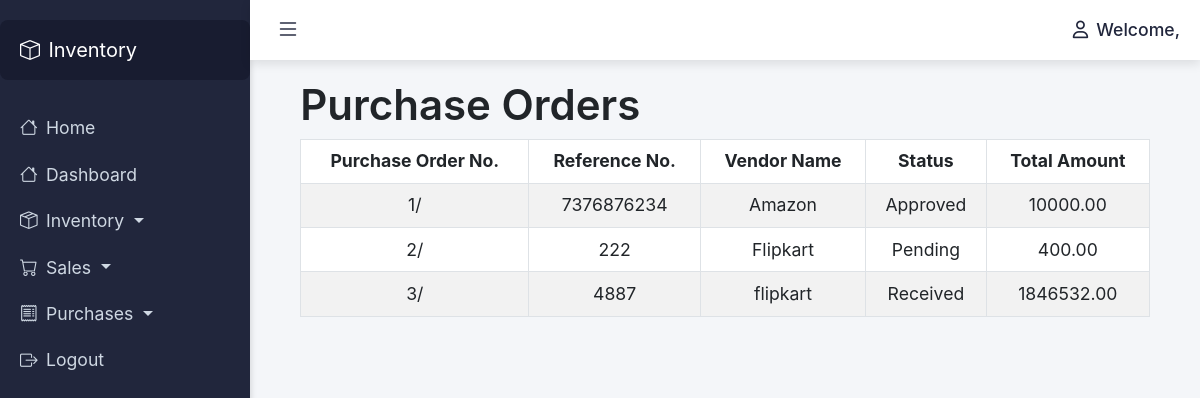
The app's page /purchase-orders/ with its own data.
### dashboard/models.py (models this page shows, shortened)
class PurchaseOrder(models.Model):
    purchase_order_no = models.CharField(max_length=50, unique=True)
    vendor = models.ForeignKey(Vendor, on_delete=models.CASCADE)
    reference_no = models.CharField(max_length=50)
    amount = models.DecimalField(max_digits=10, decimal_places=2)
    status = models.CharField(max_length=20)

class Vendor(models.Model):
    salutation = models.CharField(max_length=10, null=True)
    first_name = models.CharField(max_length=50)
    last_name = models.CharField(max_length=50)
    company_name = models.CharField(max_length=100)
    vendor_display_name = models.CharField(max_length=100, null=True)
    vendor_email = models.EmailField(max_length=100, unique=True)
    work_phone = models.CharField(max_length=20)
    mobile = models.CharField(max_length=20, null=True)

### dashboard/views.py (the view)
# urls.py: path('purchase-orders/', purchase_orders_view, name='purchase_orders'),  # Add this line
def purchase_orders_view(request):
    user_role = getattr(request.user, 'role', None)
    purchase_orders = PurchaseOrder.objects.all()  # Fetch all purchase orders
    vendors = Vendor.objects.all()  # Fetch all vendors for the dropdown
    return render(request, 'purchaseorders.html', {'purchase_orders': purchase_orders, 'vendors': vendors,'user_role': user_role })

### dashboard/templates/purchaseorders.html (shortened to what this page needs)
{% extends 'base.html' %}
{% block content %}
<div class="container-fluid table-responsive">
    <h1>Purchase Orders</h1>
    <table class="table table-striped table-hover table-bordered" width="100%">
        <thead>
            <tr>
                <th>Purchase Order No.</th>
                <th>Reference No.</th>
                <th>Vendor Name</th>
                <th>Status</th>
                <th>Total Amount</th>
            </tr>
        </thead>
        <tbody>
            {% for order in purchase_orders %}
                <tr>
                    <td>{{ order.purchase_order_no }}</td>
                    <td>{{ order.reference_no }}</td>
                    <td>{{ order.vendor.company_name }}</td>
                    <td>{{ order.status }}</td>
                    <td>{{ order.amount }}</td>
                </tr>
            {% endfor %}
        </tbody>
    </table>
</div>
{% endblock %}

### dashboard/templates/base.html (style rules this page uses)
body, html { height: 100%; margin: 0; font-family: Arial, sans-serif; background-color: #f4f6f9; font-size: 1.05rem; }
body { font-family: 'Inter', sans-serif; }
h1, h2, h3, h4, h5, h6 { font-weight: 600; }
.table th, .table td { text-align: center; vertical-align: middle; }
.table thead { background-color: #f8f9fa; }
:root { --bs-primary: #1a2b6d; }
:root { --bs-primary: #1a2b6d; --bs-accent: #4e73df; --bs-light: #f8f9fc; --bs-dark: #343a40; }
body { font-family: 'Inter', sans-serif; background-color: #f0f2f5; }

### records on screen
PurchaseOrder: purchase_order_no "1/", reference_no "7376876234", vendor.company_name "Amazon", status "Approved", amount "10000.00"
PurchaseOrder: purchase_order_no "2/", reference_no "222", vendor.company_name "Flipkart", status "Pending", amount "400.00"
PurchaseOrder: purchase_order_no "3/", reference_no "4887", vendor.company_name "flipkart", status "Received", amount "1846532.00"
